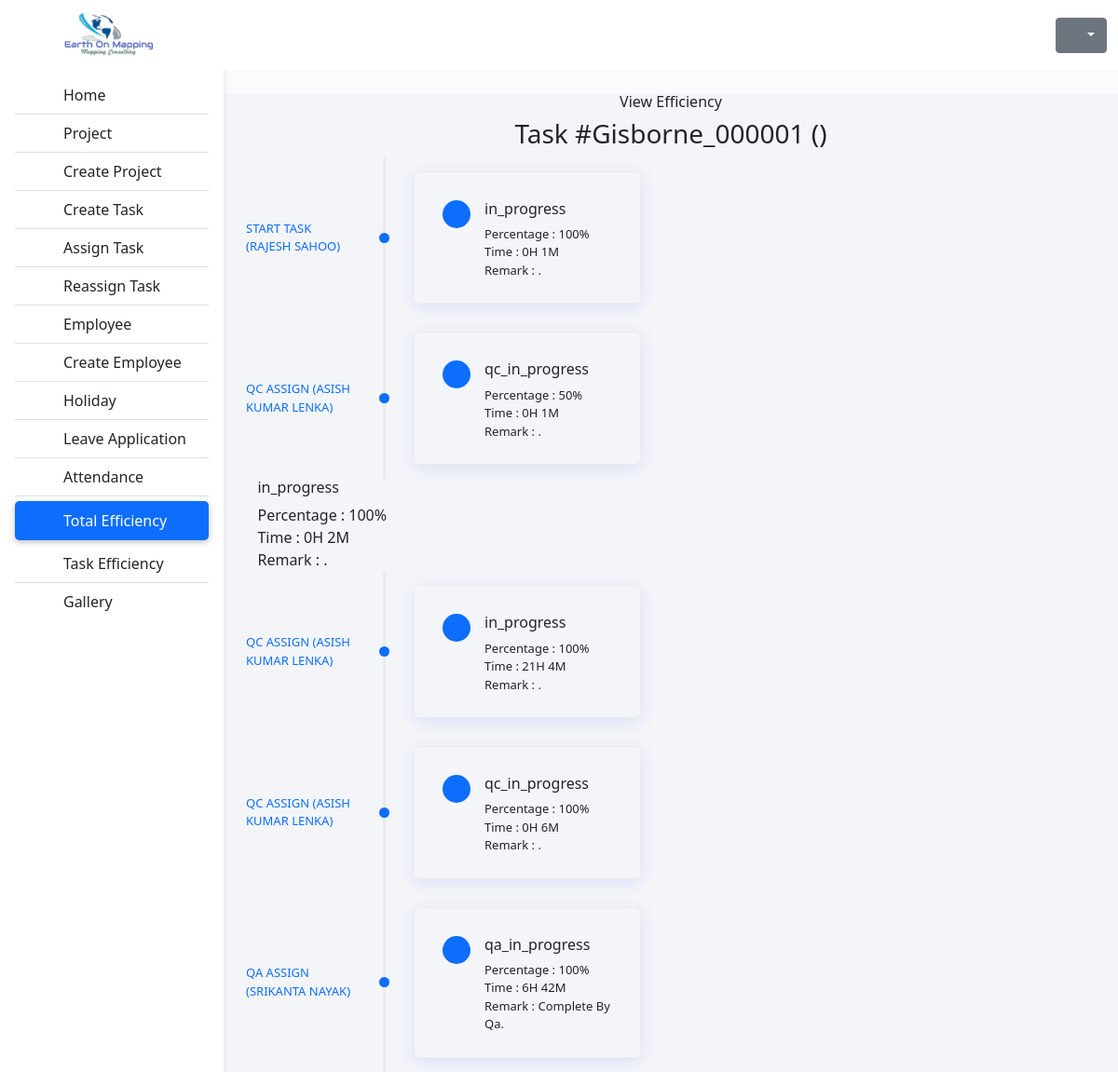
/view-efficiency.php?task_id=Gisborne_000001 (signed in), run on the app's committed database.
### tables this page shows
CREATE TABLE `work_log` (
  `id` int(11) NOT NULL,
  `user_id` int(11) NOT NULL,
  `task_id` varchar(250) NOT NULL,
  `project_id` int(11) NOT NULL,
  `date` date DEFAULT current_timestamp(),
  `time` time DEFAULT current_timestamp(),
  `prev_status` varchar(250) NOT NULL,
  `next_status` varchar(250) NOT NULL,
  `remarks` varchar(250) DEFAULT NULL,
  `work_percentage` int(11) DEFAULT NULL,
  `taken_time` varchar(250) DEFAULT NULL,
  `change_type` enum('ressigned','qc_failure_ressignment','qa_failure_ressignment') DEFAULT NULL,
  `created_it` timestamp NOT NULL DEFAULT current_timestamp(),
  `updated_at` timestamp NOT NULL DEFAULT current_timestamp()
);

CREATE TABLE `users` (
  `id` int(9) NOT NULL,
  `first_name` varchar(150) NOT NULL,
  `last_name` varchar(150) NOT NULL,
  `address` varchar(250) NOT NULL,
  `employee_id` varchar(150) NOT NULL,
  `phone` bigint(13) NOT NULL,
  `dob` date DEFAULT NULL,
  `profile` varchar(250) DEFAULT NULL,
  `user_type` enum('user','admin','teamleader') NOT NULL DEFAULT 'user',
  `password` varchar(255) NOT NULL,
  `create_at` datetime NOT NULL DEFAULT current_timestamp(),
  `update_at` datetime NOT NULL DEFAULT current_timestamp() ON UPDATE current_timestamp()
);

### view-efficiency.php (the view, shortened to what this page needs)
<?php
include 'settings/config/config.php';
if (!isset($_SESSION['loggedin']) || $_SESSION['loggedin'] != true) {
    header("location: login.php");
    exit;
} else {
    $user_id = $_SESSION['userId'];
}
$task = $conn->prepare("SELECT * FROM `tasks` WHERE `task_id` = ?");
$task->execute([$_GET['task_id']]);
$task = $task->fetch(PDO::FETCH_ASSOC);
?>
<?php
  include 'settings/header.php'
?>
    <main style="margin-top: 100px;">
        <div class="container ">
            <section class="timeline_area section_padding_130">
                <div class="container">
                    <div class="row justify-content-center">
                        <div class="col-12 col-sm-8 col-lg-6">
                            <div class="section_heading text-center">
                                <h6>View Efficiency</h6>
                                <h3>Task #<?php echo $_GET['task_id']?> (<?php echo $task['summary']?>) </h3>
                            </div>
                        </div>
                    </div>
                    <div class="row">
                        <div class="col-12">
                            <div class="apland-timeline-area">
                                <?php
                                $i = 1;
                                $temp_id = 0;
                                while (true) {
                                    if($_SESSION['userType'] == 'admin'){
                                        $work_logs = $conn->prepare("SELECT * FROM `work_log` WHERE `task_id` = ? AND `id` > ? ORDER BY `id` ASC");
                                        $work_logs->execute([$_GET['task_id'], $temp_id]);
                                    }else{
                                        $work_logs = $conn->prepare("SELECT * FROM `work_log` WHERE `task_id` = ? AND `id` > ? AND `user_id` = ? ORDER BY `id` ASC");
                                        $work_logs->execute([$_GET['task_id'], $temp_id,$user_id ]);
                                    }
                                $work_logs = $work_logs->fetchAll(PDO::FETCH_ASSOC);
                                if (empty($work_logs)) {
                                    break;
                                }
                                    foreach ($work_logs as $work_log) {
                                    $user = $conn->prepare("SELECT * FROM `users` WHERE `id` = ?");
                                    $user->execute([$work_log['user_id']]);
                                    $user = $user->fetch(PDO::FETCH_ASSOC);
                                    $temp_id = $work_log['id'];
                                    if ($work_log['change_type'] != '') {
                                        echo '</div></div>';
                                        break;
                                    }
                                    if($work_log['prev_status'] == 'assign_qc'){
                                        echo '</div></div>';
                                        echo '<div class="single-timeline-area"><div class="timeline-date wow fadeInLeft" data-wow-delay="0.1s"
                                                style="visibility: visible; animation-delay: 0.1s; animation-name: fadeInLeft;">
                                                <p>QC Assign (' . $user['first_name'] . ' ' . $user['last_name'] . ')</p>
                                            </div>
                                            <div class="row">';
                                    }
                                    if($work_log['prev_status'] == 'assign_qa'){
                                        echo '</div></div>';
                                        echo '<div class="single-timeline-area"><div class="timeline-date wow fadeInLeft" data-wow-delay="0.1s"
                                                style="visibility: visible; animation-delay: 0.1s; animation-name: fadeInLeft;">
                                                <p>QA Assign (' . $user['first_name'] . ' ' . $user['last_name'] . ')</p>
                                            </div>
                                            <div class="row">';
                                    }
                                    if (($work_log['prev_status'] == 'ready')&&($i == 1)) {
                                        echo '<div class="single-timeline-area"><div class="timeline-date wow fadeInLeft" data-wow-delay="0.1s"
                                            style="visibility: visible; animation-delay: 0.1s; animation-name: fadeInLeft;">
                                            <p>Start Task (' . $user['first_name'] . ' ' . $user['last_name'] . ')</p>
                                        </div><div class="row">';
                                    } else if($work_log['taken_time']){
                                    echo '<div class="col-12 col-md-6 col-lg-4">
                                        <div class="single-timeline-content d-flex wow fadeInLeft" data-wow-delay="0.3s"
                                            style="visibility: visible; animation-delay: 0.3s; animation-name: fadeInLeft;">
                                            <div class="timeline-icon"><i class="fa fa-address-card"
                                                    aria-hidden="true"></i></div>
                                            <div class="timeline-text">
                                                <h6>' . $work_log['prev_status'] . '</h6>
                                                <p>Percentage : ' . $work_log['work_percentage'] . '%</p>
                                                <p>Time : ' . $work_log['taken_time'] . '</p>
                                                <p>Remark : ' . $work_log['remarks'] . '.</p>
                                            </div>
                                        </div>
                                    </div>';
                                    }
                                    $i++;
                                    }
                                }
                                ?>
                            </div>
                        </div>
                    </div>
                </div>
            </section>
        </div>
    </main>
</body>
</html>

### css/test.css (style rules this page uses)
* { margin: 0px; padding: 0px; }
h1,h2,h3,h4 { font-weight: 500; }
body { background-color: #fbfbfb; }
@media (min-width: 991.98px) { main { padding-left: 240px; } }
.row { --bs-gutter-x: 0rem; }
p { padding-bottom: 0px; margin-bottom: 0px; }
.container { background-color: #f4f5f9; }
main { height: -webkit-fill-available; display: grid; align-items: center; }

### view-efficiency.php (style rules this page uses)
body { margin-top: 20px; }
.timeline_area { position: relative; z-index: 1; }
.single-timeline-area { position: relative; z-index: 1; padding-left: 180px; }
.single-timeline-area .timeline-date { position: absolute; width: 180px; height: 100%; top: 0; left: 0; z-index: 1; display: -webkit-box; display: -ms-flexbox; display: flex; -webkit-box-align: center; -ms-flex-align: center; -ms-grid-row-align: center; align-items: center; -webkit-box-pack: end; -ms-flex-pack: end; justify-content: flex-end; padding-right: 60px; }
.single-timeline-area .timeline-date::after { position: absolute; width: 3px; height: 100%; content: ""; background-color: #ebebeb; top: 0; right: 30px; z-index: 1; }
.single-timeline-area .timeline-date::before { position: absolute; width: 11px; height: 11px; border-radius: 50%; background-color: #0d6efd; content: ""; top: 50%; right: 26px; z-index: 5; margin-top: -5.5px; }
.single-timeline-area .timeline-date p { margin-bottom: 0; color: #0d6efd; font-size: 13px; text-transform: uppercase; font-weight: 500; }
.single-timeline-area .single-timeline-content { position: relative; z-index: 1; padding: 30px 30px 25px; border-radius: 6px; margin-bottom: 15px; margin-top: 15px; -webkit-box-shadow: 0 0.25rem 1rem 0 rgba(47, 91, 234, 0.125); box-shadow: 0 0.25rem 1rem 0 rgba(47, 91, 234, 0.125); border: 1px solid #ebebeb; }
.single-timeline-area .single-timeline-content .timeline-icon { -webkit-transition-duration: 500ms; transition-duration: 500ms; width: 30px; height: 30px; background-color: #0d6efd; -webkit-box-flex: 0; -ms-flex: 0 0 30px; flex: 0 0 30px; text-align: center; max-width: 30px; border-radius: 50%; margin-right: 15px; }
.single-timeline-area .single-timeline-content .timeline-icon i { color: #ffffff; line-height: 30px; }
.single-timeline-area .single-timeline-content .timeline-text h6 { -webkit-transition-duration: 500ms; transition-duration: 500ms; }
.single-timeline-area .single-timeline-content .timeline-text p { font-size: 13px; margin-bottom: 0; }

### data on the page
work_log: user.first_name "RAJESH", user.last_name "SAHOO"
work_log: prev_status "in_progress", work_percentage "100", taken_time "0H 1M"
work_log: user.first_name "ASISH KUMAR", user.last_name "LENKA"
work_log: prev_status "qc_in_progress", work_percentage "50", taken_time "0H 1M"
work_log: prev_status "in_progress", work_percentage "100", taken_time "0H 2M"
work_log: user.first_name "ASISH KUMAR", user.last_name "LENKA"
work_log: prev_status "in_progress", work_percentage "100", taken_time "21H 4M"
work_log: user.first_name "ASISH KUMAR", user.last_name "LENKA"
work_log: prev_status "qc_in_progress", work_percentage "100", taken_time "0H 6M"
work_log: user.first_name "SRIKANTA", user.last_name "NAYAK"
work_log: prev_status "qa_in_progress", work_percentage "100", taken_time "6H 42M", remarks "Complete By Qa"

### other printed values
$_GET['task_id'] "Gisborne_000001"
